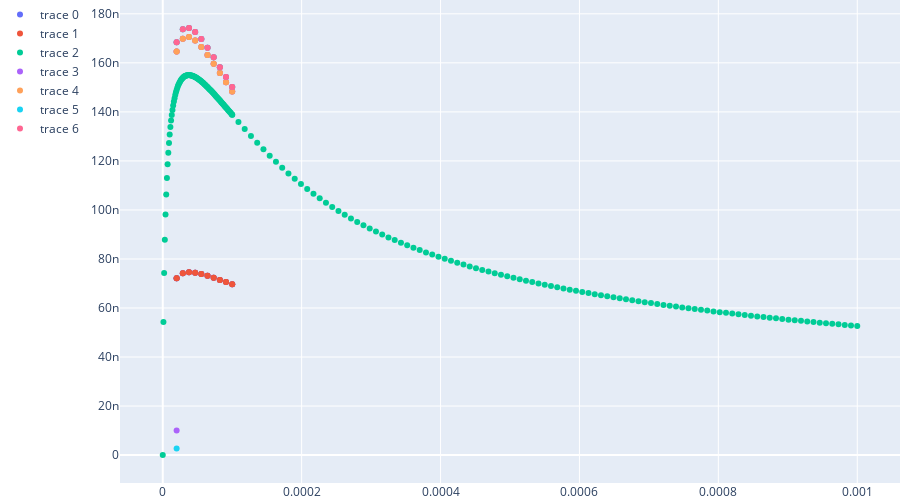

Notebook cell for this chart:
### Code cell
df = pd.read_excel(PATH + r'\base.xlsx', index_col=0)
disable_consts = [
    'light',
    'k1',
    'k2',
    'k10',
]
consts_list = [i for i in list(STD_VALUES.keys()) if i not in disable_consts]

df_list = []
for cur_tuple in df.groupby(consts_list):
    cur_tuple
    df_list.append({})
